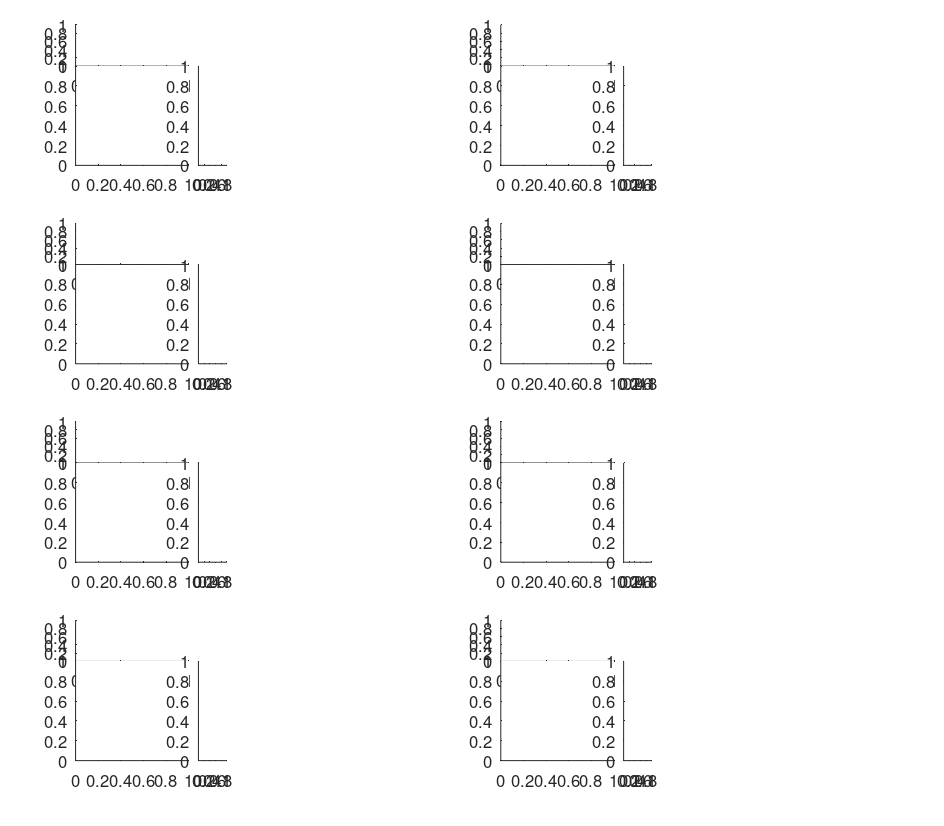

Recreate this plot in MATLAB. (Note: this script raises an error after producing the figure.)

% plot imporatnat statistics for cross-overs analysis
close all
clear
clc
cells_num_dir=[294 2;257 2;261 2;277 1; 277 2;282 1; 296 2;267 2];
relevant_field{1}=[1,2,3];
relevant_field{2}=[1,2];
relevant_field{3}=[1,2];
relevant_field{4}=[1,2,3];
relevant_field{5}=[1,2];
relevant_field{6}=[1,2];
relevant_field{7}=[1];
relevant_field{8}=[1,2,3];






%% structs' parameters

CO_solo_structs_folder = 'D:\Ayelet\2bat_proj\Analysis\new_code\analysis_structs\co_solo_initial_analysis\';
files = dir(CO_solo_structs_folder);
behavior_struct_names = {files.name};
co_shuffle_structs_folder = 'D:\Ayelet\2bat_proj\Analysis\new_code\analysis_structs\co_shuffling_struct\';
files = dir(co_shuffle_structs_folder);
co_shuffle_struct_names = {files.name};


%% figure parameters

spike_colors = {[1  0 1],[1  0 1],[.95 .95 .95]};
solo_colors = {[0 0 0],[0 0 0]};
FR_colors = {[1 1 1],[1 1 1]};%
coherence_colors = {[1 .5 0],[.8 0 .6]};
tunnel_limits = [0 122];
sig_bkg_color = [.8 .95 1];
lwidth = 2;
alpha = .05;


%% open figure

figure('units','normalized','outerposition',[0 0 1 1])
paper_size = [24 21]; % ~A4 size
set(gcf,'DefaultAxesFontSize',12);
set(gcf,'DefaultAxesFontName','helvetica');
set(gcf,'PaperUnits','centimeters','PaperPosition',[0 0 paper_size]);
set(gcf,'PaperOrientation','landscape');
set(gcf,'Units','centimeters','Position',get(gcf,'paperPosition')+[1 1 0 0]); % position on screen...
set(gcf, 'Renderer', 'opengl');

fsize = 10;

horizontal_dis=0.45;
x_main(1)=0.08;
x_main(2)=x_main(1)+horizontal_dis;
x_main(3:2:8)=x_main(1);
x_main(4:2:8)=x_main(2);


x_ego=x_main;
x_allo=x_main+0.13;
x_pos_per_field=x_allo+0.06;

vert_dis=0.24;
y_main(1:2)=0.8;
y_main(3:4)=y_main(1)-vert_dis;
y_main(5:6)=y_main(3)-vert_dis;
y_main(7:8)=y_main(5)-vert_dis;


y_ego=y_main+0.12;
y_allo=y_main;
y_pos_per_field=y_main;

for ii_cell = 1:length(cells_num_dir)
              
    ego_tun_ax{ii_cell} = axes('units','normalized','Position',[x_ego(ii_cell) y_ego(ii_cell) 0.12 0.05]);
    
    main_ax{ii_cell} = axes('units','normalized','Position',[x_main(ii_cell) y_main(ii_cell) 0.12 0.12]); %
    
    allo_ax{ii_cell}=axes('units','normalized','Position',[x_allo(ii_cell) y_allo(ii_cell) 0.03 0.12]);
end



%% plot for each cell

for ii_cell = 1:length(cells_num_dir)
    fields_to_plot=relevant_field{ii_cell};
    num_fileds=length(fields_to_plot);
    bin_dis_i=1;
    bin_allo_i=1;
    %% load data
    cell_file_ind=find(~cellfun(@isempty,regexp(behavior_struct_names,sprintf('cell_%d.mat',cells_num_dir(ii_cell,1)))));
    ii_dir=cells_num_dir(ii_cell,2);
    
    struct_name =behavior_struct_names{cell_file_ind};
    file_name = fullfile(CO_solo_structs_folder,struct_name);
    load(file_name);
    behavior_struct=cell_co_solo_initial_analysis;
    bat=behavior_struct.exp_data.bat;
    day=behavior_struct.exp_data.day;
    cell_num=behavior_struct.exp_data.cell_num;
    
    shuffle_struct_name = ['co_shuffling_struct_b',num2str(bat),'_d',num2str( day),'_c',num2str(cell_num),'.mat'];
    file_name = fullfile(co_shuffle_structs_folder,shuffle_struct_name);
    if exist(file_name)
        co_shuffle_struct=load(file_name);
        co_shuffle_struct=co_shuffle_struct.shuffling_struct;
        
        dis_before_after_co = behavior_struct.co(1).params.dis_before_after_co;
        %%
        axes(main_ax{ii_cell})
        hold on
        %         line([0 0],tunnel_limits,'Color',[.7 .7 .7],'LineStyle','--')
        %         plot(behavior_struct.co(ii_dir).bsp.dis_m(:),behavior_struct.co(ii_dir).bsp.x_pos(:),'.','color',spike_colors{3})
        %         plot(behavior_struct.co(ii_dir).spikes.dis_m(:),behavior_struct.co(ii_dir).spikes.x_pos(:),'.','color',spike_colors{ii_dir},'markersize',8)
        normalize_to_other_max=[];
        field_density_mat_X_Y=behavior_struct.co(ii_dir).firing_rate.field_density_smoothed_XY_with_NaN{bin_dis_i,bin_allo_i};
        X_bins_vector=behavior_struct.co(ii_dir).firing_rate.dis_X_bins_vector{bin_dis_i,bin_allo_i};
        X_bins_vector_of_centers=behavior_struct.co(ii_dir).firing_rate.dis_X_bins_vector_of_centers{bin_dis_i,bin_allo_i};
        Y_bins_vector=behavior_struct.co(ii_dir).firing_rate.allo_X_bins_vector{bin_dis_i,bin_allo_i};
        Y_bins_vector_of_centers=behavior_struct.co(ii_dir).firing_rate.allo_X_bins_vector_of_centers{bin_dis_i,bin_allo_i};
        
        allo_bin_size=behavior_struct.co(ii_dir).firing_rate.allo_bin_size{bin_dis_i,bin_allo_i};
        dis_bin_size=behavior_struct.co(ii_dir).firing_rate.dis_bin_size{bin_dis_i,bin_allo_i};
        
        [xlimits, ylimits] = fn_plot_2D_field (field_density_mat_X_Y, X_bins_vector, X_bins_vector_of_centers,Y_bins_vector, Y_bins_vector_of_centers,normalize_to_other_max);
        set(gca,'xlim',xlimits,...
            'ylim',tunnel_limits,...
            'ytick',tunnel_limits)
        if ii_cell==7
        ylabel('Position in tunnel (m)','fontsize',fsize)
        xlabel('Inter-bat distance (m)','fontsize',fsize)
        end
        
        
        max_fr=max(field_density_mat_X_Y(:));
        text(xlimits(1)+xlimits(1),0.93*ylimits(2),sprintf('%.1f Hz',max_fr))
        box off
        
        %% egocentric firing rate
        axes(ego_tun_ax{ii_cell})
        hold on
        % plot(co_shuffle_struct(ii_dir).shuffled_data.ego_bin_centers,co_shuffle_struct(ii_dir).shuffled_data.ego_firing_rate(2:end,:),'color',spike_colors{3},'LineWidth',lwidth);
        plot(behavior_struct.co(ii_dir).firing_rate.dis_X_bins_vector_of_centers{bin_dis_i,bin_allo_i}  ,behavior_struct.co(ii_dir).firing_rate.dis_x_pos_fr_for_2D{bin_dis_i,bin_allo_i},'color',spike_colors{ii_dir},'LineWidth',lwidth);
        max_y = round(max(max(behavior_struct.co(ii_dir).firing_rate.dis_x_pos_fr_for_2D{bin_dis_i,bin_allo_i}))*1.1*10) / 10;
        if max_y < 1
            max_y = 1;
        end
        bins_diff = mean(diff(co_shuffle_struct(ii_dir).shuffled_data.ego_bin_centers));
        x_limits = [co_shuffle_struct(ii_dir).shuffled_data.ego_bin_centers(1)-bins_diff/2 co_shuffle_struct(ii_dir).shuffled_data.ego_bin_centers(end)+bins_diff/2];
        set(gca,'xlim',x_limits,'XTick',[],'ylim',[0 max_y],'Ytick',max_y,'color',FR_colors{1});
        if ii_cell==7
        str = sprintf('Hz');
        ylabel(str,'fontsize',fsize)
        end
        box off
        title(sprintf('Cell %d',cell_num),'fontsize',fsize)
        
        %% solo firing rate - regular bins
        axes(allo_ax{ii_cell})
        hold on
        %plot(co_shuffle_struct(ii_dir).shuffled_data.allo_firing_rate(2:end,:),co_shuffle_struct(ii_dir).shuffled_data.allo_bin_centers,'color',spike_colors{3},'LineWidth',lwidth);
        plot(behavior_struct.solo(ii_dir).PSTH_for_field_detection,behavior_struct.solo(1).x_pos_firing_rate{1, 2}   ,'color',solo_colors{ii_dir},'LineWidth',2);
   
        plot(behavior_struct.solo(ii_dir).field_height(fields_to_plot),behavior_struct.solo(ii_dir).field_center(fields_to_plot),'*r')
        if ~isempty(fields_to_plot)
            for fr_i= fields_to_plot
                plot([-0.5 -0.5],[behavior_struct.solo(ii_dir).field_edges(1,fr_i),behavior_struct.solo(ii_dir).field_edges(2,fr_i)],'color',[.5 .5 .5],'linewidth',2)
            end
        end
        %plot(behavior_struct.co(ii_dir).firing_rate.allo_x_pos_fr_for_2D{bin_dis_i,bin_allo_i},behavior_struct.co(ii_dir).firing_rate.allo_X_bins_vector_of_centers{bin_dis_i,bin_allo_i} ,'color',spike_colors{ii_dir},'LineWidth',lwidth);
        max_x = 1.1*ceil(max(behavior_struct.solo(ii_dir).PSTH_for_field_detection));
        if max_x~=0 & ~isnan(max_x)
            set(gca,'ylim',tunnel_limits,'YTick',[],'xlim',[-1 max_x],'Xtick',max_x,'color',FR_colors{2});
        end
        plot([0 0], tunnel_limits,'k')
        if ii_cell==7
        str = sprintf('Hz');
        xlabel(str,'fontsize',fsize)
        end
        axis off
        
        % per field firing rate:
        if num_fileds>0
           % sorted_hights_ind_sorted=sort(sorted_hights_ind);
            dis_y_pos=0.04;
            y_pos(1)=y_pos_per_field(ii_cell);
            y_pos(2)=y_pos(1)+dis_y_pos;
            y_pos(3)=y_pos(2)+dis_y_pos;
            y_pos(4)=y_pos(3)+dis_y_pos;
            count=0;
            for fr_i=sort(fields_to_plot)
                count=count+1;
                
                axes('units','normalized','Position',[x_pos_per_field(ii_cell) y_pos(count) 0.1 0.03]);
                if sum(~isnan(behavior_struct.co(ii_dir).firing_rate.dis_x_fr_per_field{1, fr_i}))~=0
                    bins_center=behavior_struct.co(ii_dir).firing_rate.dis_X_bins_vector_of_centers{bin_dis_i,bin_allo_i};
                    shuf_data=behavior_struct.co(ii_dir).firing_rate.signif_field{1, fr_i}.shuffled_data;
                    r=behavior_struct.co(ii_dir).firing_rate.dis_x_fr_per_field{1, fr_i};
                    plot(bins_center,shuf_data,'color',spike_colors{3},'LineWidth',lwidth); hold on;
                    plot(bins_center ,r,'color',spike_colors{ii_dir},'LineWidth',lwidth);
                    
                    if behavior_struct.co(ii_dir).firing_rate.signif_field{1, fr_i}.signif_based_on_extreme_bins==1
                        neg_signif=behavior_struct.co(ii_dir).firing_rate.signif_field{1, fr_i}.neg_signif;
                        plot(bins_center(neg_signif),r(neg_signif)+1,'r*')
                        pos_signif=behavior_struct.co(ii_dir).firing_rate.signif_field{1, fr_i}.pos_signif;
                        plot(bins_center(pos_signif),r(pos_signif)+1,'g*')
                    end
                    max_y = round(max(max([r;shuf_data]))*1.1*10) / 10 +1;
                    if max_y < 1
                        max_y = 1;
                    end
                    bins_diff = mean(diff(co_shuffle_struct(ii_dir).shuffled_data.ego_bin_centers));
                    x_limits = [co_shuffle_struct(ii_dir).shuffled_data.ego_bin_centers(1)-bins_diff/2 co_shuffle_struct(ii_dir).shuffled_data.ego_bin_centers(end)+bins_diff/2];
                    if count==1
                        set(gca,'xlim',x_limits,'ylim',[0 max_y],'Ytick',max_y,'color',FR_colors{1});
                    else
                        set(gca,'xlim',x_limits,'XTick',[],'ylim',[0 max_y],'Ytick',max_y,'color',FR_colors{1});
                        
                    end
                    r=behavior_struct.co(ii_dir).firing_rate.dis_x_fr_per_field{1, fr_i};
%                     sparsity=(nanmean(r).^2)/nanmean(r.^2);
%                     std_r=nanstd(r);
%                     mean_r=nanmean(r);
%                     cv=std_r/mean_r;
%                     if behavior_struct.co(ii_dir).firing_rate.signif_field{1, fr_i}.signif_based_on_extreme_bins==1
%                         text(x_limits(2),max_y*0.5,sprintf('SI=%.2f sig bins \n #spikes=%d',behavior_struct.co(ii_dir).firing_rate.information_per_spike_per_field{fr_i},behavior_struct.co(ii_dir).firing_rate.number_of_spikes_per_field{fr_i}),'color',[1 0 0])
%                     else
%                         text(x_limits(2),max_y*0.5,sprintf('SI=%.2f \n #spikes=%d',behavior_struct.co(ii_dir).firing_rate.information_per_spike_per_field{fr_i},behavior_struct.co(ii_dir).firing_rate.number_of_spikes_per_field{fr_i}))
%                         
%                     end
%                     if behavior_struct.co(ii_dir).firing_rate.signif_field{1, fr_i}.signif_based_on_CV==1
%                         
%                         text(x_limits(2),0,sprintf('cv=%.2f',cv),'color',[1 0 0])
%                     else
%                         text(x_limits(2),0,sprintf('cv=%.2f',cv))
%                     end
%                     
%                     % str = sprintf('Hz');
                    %ylabel(str,'fontsize',fsize)
                    box off
                end
            end
        end
        
        
    end
end
%% save figure

fig = gcf;
%fig.InvertHardcopy = 'off';
dir_name=['D:\Ayelet\2bat_proj\Analysis\new_code\figures\poster_figures\'];
if ~exist(dir_name)
    mkdir(dir_name)
end
fig_name=fullfile(dir_name,'per_field_cells');
print(gcf, fig_name, '-dpdf',  '-painters');

clf


